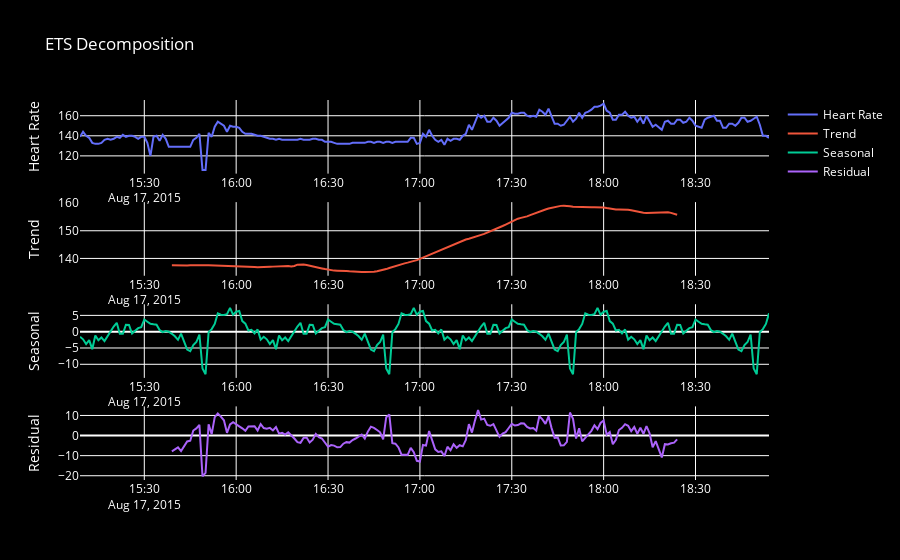

Notebook code cell kept with this figure:
### Markdown cell above
## ETS DECOMPOSITION

### Code cell
results = seasonal_decompose(df['Lifetouch Heart Rate'], period = 60)

import plotly.subplots as sp
import plotly.graph_objs as go

# Create a grid of subplots
fig2 = sp.make_subplots(rows=4, cols=1)

# Add a trace to the first subplot
fig2.add_trace(go.Scatter(x=df.index, y=df['Lifetouch Heart Rate'], name='Heart Rate'), row=1, col=1)

# Add a trace to the second subplot
fig2.add_trace(go.Scatter(x=df.index, y=results.trend, name='Trend'), row=2, col=1)

# Add a trace to the third subplot
fig2.add_trace(go.Scatter(x=df.index, y=results.seasonal, name='Seasonal'), row=3, col=1)

# Add a trace to the fourth subplot
fig2.add_trace(go.Scatter(x=df.index, y=results.resid, name='Residual'), row=4, col=1)

# Update the layout of the subplots
fig2.update_layout(title_text='ETS Decomposition', plot_bgcolor='black',
    paper_bgcolor='black',
    font=dict(color='white'), )

# Add y-axis labels to each subplot
fig2.update_yaxes(title_text="Heart Rate", row=1, col=1)
fig2.update_yaxes(title_text="Trend", row=2, col=1)
fig2.update_yaxes(title_text="Seasonal", row=3, col=1)
fig2.update_yaxes(title_text="Residual", row=4, col=1)
# Show the plot
fig2.show()

### Figure 1 — Plotly figure (JSON) as saved in the notebook; plotly's stock layout.template omitted (floating-point values rounded to 4 significant figures; data arrays with more than 128 entries replaced by an {"elided": "..."} marker saying what was removed)
{"data": [{"name": "Heart Rate", "type": "scatter", "x": {"elided": "226 str values"}, "xaxis": "x", "y": {"elided": "226 int values"}, "yaxis": "y"}, {"name": "Trend", "type": "scatter", "x": {"elided": "226 str values"}, "xaxis": "x2", "y": {"elided": "226 float values"}, "yaxis": "y2"}, {"name": "Seasonal", "type": "scatter", "x": {"elided": "226 str values"}, "xaxis": "x3", "y": {"elided": "226 float values"}, "yaxis": "y3"}, {"name": "Residual", "type": "scatter", "x": {"elided": "226 str values"}, "xaxis": "x4", "y": {"elided": "226 float values"}, "yaxis": "y4"}], "layout": {"font": {"color": "white"}, "paper_bgcolor": "black", "plot_bgcolor": "black", "title": {"text": "ETS Decomposition"}, "xaxis": {"anchor": "y", "domain": [0, 1]}, "xaxis2": {"anchor": "y2", "domain": [0, 1]}, "xaxis3": {"anchor": "y3", "domain": [0, 1]}, "xaxis4": {"anchor": "y4", "domain": [0, 1]}, "yaxis": {"anchor": "x", "domain": [0.8063, 1], "title": {"text": "Heart Rate"}}, "yaxis2": {"anchor": "x2", "domain": [0.5375, 0.7312], "title": {"text": "Trend"}}, "yaxis3": {"anchor": "x3", "domain": [0.2687, 0.4625], "title": {"text": "Seasonal"}}, "yaxis4": {"anchor": "x4", "domain": [0, 0.1938], "title": {"text": "Residual"}}}}
